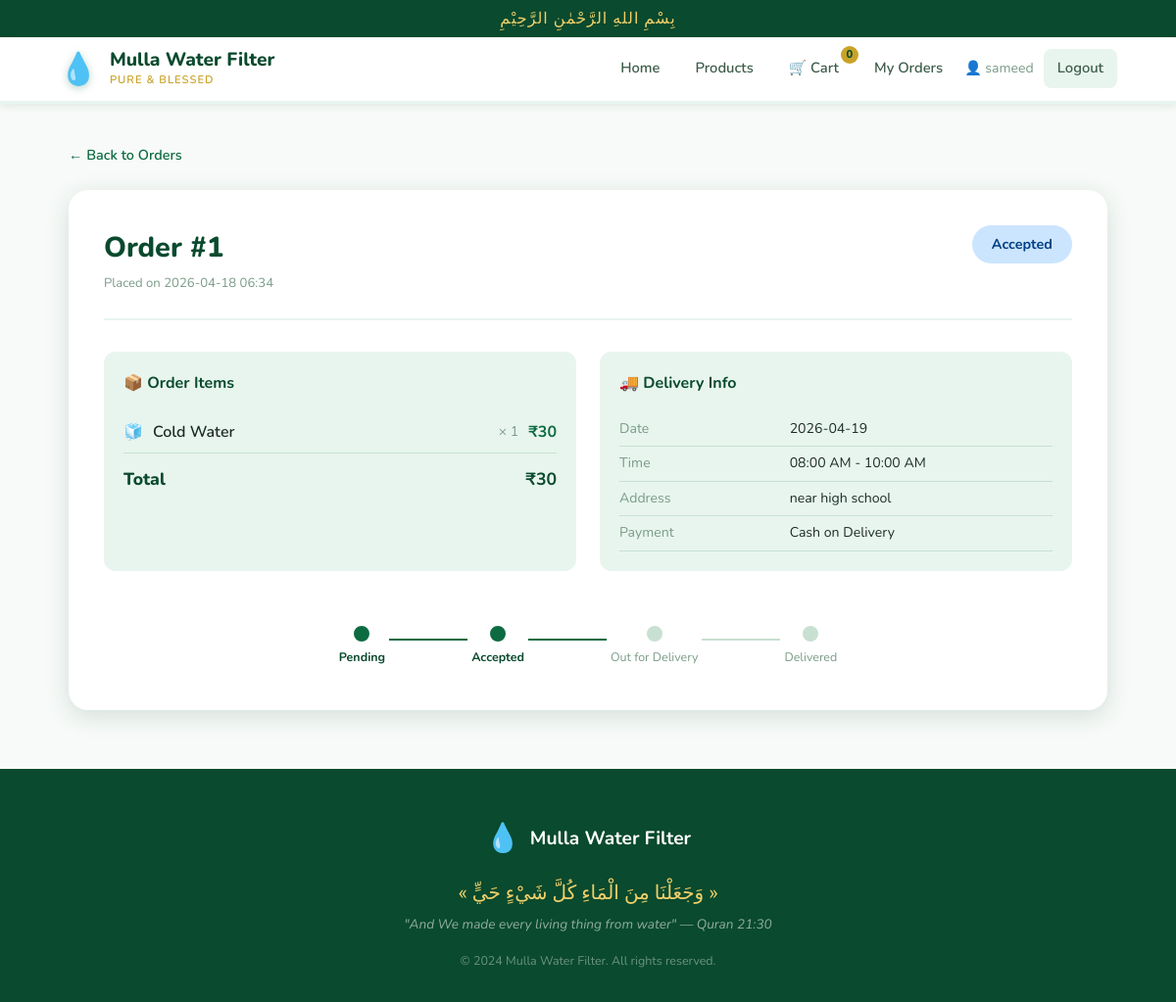
The app's page /order/1 (signed in) with its own data.
### tables this page shows
CREATE TABLE users (
        id INTEGER PRIMARY KEY AUTOINCREMENT,
        name TEXT NOT NULL,
        email TEXT UNIQUE NOT NULL,
        password TEXT NOT NULL,
        role TEXT NOT NULL DEFAULT 'customer',
        phone TEXT,
        address TEXT,
        created_at TIMESTAMP DEFAULT CURRENT_TIMESTAMP
    );

CREATE TABLE orders (
        id INTEGER PRIMARY KEY AUTOINCREMENT,
        user_id INTEGER NOT NULL,
        status TEXT NOT NULL DEFAULT 'Pending',
        delivery_date TEXT NOT NULL,
        delivery_time TEXT NOT NULL,
        total_price REAL NOT NULL,
        address TEXT NOT NULL,
        payment_method TEXT DEFAULT 'Cash on Delivery',
        payment_status TEXT DEFAULT 'Pending',
        notes TEXT,
        created_at TIMESTAMP DEFAULT CURRENT_TIMESTAMP,
        FOREIGN KEY (user_id) REFERENCES users(id)
    );

CREATE TABLE order_items (
        id INTEGER PRIMARY KEY AUTOINCREMENT,
        order_id INTEGER NOT NULL,
        product_id INTEGER NOT NULL,
        quantity INTEGER NOT NULL,
        unit_price REAL NOT NULL,
        FOREIGN KEY (order_id) REFERENCES orders(id),
        FOREIGN KEY (product_id) REFERENCES products(id)
    );

CREATE TABLE products (
        id INTEGER PRIMARY KEY AUTOINCREMENT,
        name TEXT NOT NULL,
        category TEXT NOT NULL,
        price REAL NOT NULL,
        description TEXT,
        image_url TEXT,
        is_active INTEGER DEFAULT 1
    );

### app.py (the view)
@app.route('/order/<int:order_id>')
@login_required
def order_detail(order_id):
    db = get_db()
    order = db.execute("SELECT * FROM orders WHERE id=?", (order_id,)).fetchone()
    if not order or (order['user_id'] != session['user_id'] and session['role'] not in ['admin', 'owner']):
        flash('Order not found.', 'danger')
        return redirect(url_for('my_orders'))
    items = db.execute("""
        SELECT oi.*, p.name, p.category
        FROM order_items oi JOIN products p ON oi.product_id = p.id
        WHERE oi.order_id = ?
    """, (order_id,)).fetchall()
    user = db.execute("SELECT name, email, phone, address FROM users WHERE id=?", (order['user_id'],)).fetchone()
    db.close()
    return render_template('order_detail.html', order=order, items=items, user=user)

### app.py (called while the page is built)
def get_db():
    conn = sqlite3.connect(DATABASE)
    conn.row_factory = sqlite3.Row  # Return dict-like rows
    return conn

def login_required(f):
    @wraps(f)
    def decorated(*args, **kwargs):
        if 'user_id' not in session:
            flash('Please login to continue.', 'warning')
            return redirect(url_for('login'))
        return f(*args, **kwargs)
    return decorated

### templates/order_detail.html (shortened to what this page needs)
{% extends "base.html" %}
{% block content %}
<div class="container page-container">
  <a href="{{ url_for('my_orders') }}" class="back-link">← Back to Orders</a>
  <div class="order-detail-card">
    <div class="order-detail-header">
      <div>
        <h1>Order #{{ order['id'] }}</h1>
        <span class="order-date">Placed on {{ order['created_at'][:16] }}</span>
      </div>
      <span class="status-badge status-{{ order['status']|lower|replace(' ', '-') }} status-lg">
        {{ order['status'] }}
      </span>
    </div>
    <div class="order-detail-grid">
      <div class="detail-section">
        <h3>📦 Order Items</h3>
        {% for item in items %}
        <div class="detail-item">
          <span class="item-emoji">{% if item['category'] == 'cold' %}🧊{% else %}🫧{% endif %}</span>
          <span class="item-name">{{ item['name'] }}</span>
          <span class="item-qty">× {{ item['quantity'] }}</span>
          <span class="item-price">₹{{ (item['unit_price'] * item['quantity'])|int }}</span>
        </div>
        {% endfor %}
        <div class="detail-total">
          <span>Total</span><strong>₹{{ order['total_price']|int }}</strong>
        </div>
      </div>
      <div class="detail-section">
        <h3>🚚 Delivery Info</h3>
        <table class="detail-info-table">
          <tr><td>Date</td><td>{{ order['delivery_date'] }}</td></tr>
          <tr><td>Time</td><td>{{ order['delivery_time'] }}</td></tr>
          <tr><td>Address</td><td>{{ order['address'] }}</td></tr>
          <tr><td>Payment</td><td>{{ order['payment_method'] }}</td></tr>
        </table>
      </div>
    </div>
    <div class="status-progress">
      {% set statuses = ['Pending', 'Accepted', 'Out for Delivery', 'Delivered'] %}
      {% for s in statuses %}
        {% set is_done = (statuses.index(s) <= statuses.index(order['status'])) if order['status'] in statuses else false %}
        <div class="progress-step {{ 'done' if is_done else '' }}">
          <div class="progress-dot"></div>
          <span>{{ s }}</span>
        </div>
        {% if not loop.last %}<div class="progress-line {{ 'done' if is_done else '' }}"></div>{% endif %}
      {% endfor %}
    </div>
  </div>
</div>
{% endblock %}

### templates/base.html (shortened to what this page needs)
<!DOCTYPE html>
<html lang="en">
<head>
  <link rel="stylesheet" href="{{ url_for('static', filename='css/style.css') }}"/>
</head>
<body>
<div class="top-banner">
  <span class="arabic-text">بِسْمِ اللهِ الرَّحْمٰنِ الرَّحِيْمِ</span>
</div>
<nav class="navbar">
  <a href="{{ url_for('index') }}" class="brand">
    <div class="brand-icon">💧</div>
    <div class="brand-text">
      <span class="brand-name">Mulla Water Filter</span>
      <span class="brand-tagline">Pure &amp; Blessed</span>
    </div>
  </a>
  <ul class="nav-links" id="nav-links">
    <li><a href="{{ url_for('index') }}">Home</a></li>
    <li><a href="{{ url_for('products') }}">Products</a></li>
    {% if session.get('role') == 'admin' %}
      <li><a href="{{ url_for('admin_dashboard') }}">⚙ Admin</a></li>
    {% elif session.get('role') == 'owner' %}
      <li><a href="{{ url_for('owner_dashboard') }}">📋 Owner Panel</a></li>
    {% elif session.get('user_id') %}
      <li><a href="{{ url_for('cart') }}" class="cart-link">
        🛒 Cart <span class="cart-badge" id="cart-count">0</span>
      </a></li>
      <li><a href="{{ url_for('my_orders') }}">My Orders</a></li>
    {% endif %}
    {% if session.get('user_id') %}
      <li class="nav-user">
        <span>👤 {{ session['name'] }}</span>
        <a href="{{ url_for('logout') }}" class="btn-sm">Logout</a>
      </li>
    {% else %}
      <li><a href="{{ url_for('login') }}">Login</a></li>
      <li><a href="{{ url_for('register') }}" class="btn-nav">Register</a></li>
    {% endif %}
  </ul>
</nav>
<main class="main-content">
  {% block content %}{% endblock %}
</main>
<footer class="footer">
  <div class="footer-inner">
    <div class="footer-brand">
      <span class="footer-icon">💧</span>
      <span>Mulla Water Filter</span>
    </div>
    <p class="footer-quote">« وَجَعَلْنَا مِنَ الْمَاءِ كُلَّ شَيْءٍ حَيٍّ »</p>
    <p class="footer-quote-en">"And We made every living thing from water" — Quran 21:30</p>
    <p class="footer-copy">© 2024 Mulla Water Filter. All rights reserved.</p>
  </div>
</footer>
</body>
</html>

### records on screen
users: name "sameed"
orders: id "1", created_at "2026-04-18 06:34", status "Accepted", total_price "30", delivery_date "2026-04-19", delivery_time "08:00 AM - 10:00 AM", address "near high school", payment_method "Cash on Delivery"
order_items: name "Cold Water", quantity "1", (item['unit_price']*item['quantity'])|int "30"

### other values on screen
{{ s }} "Pending" "Accepted" "Out for Delivery" "Delivered"
